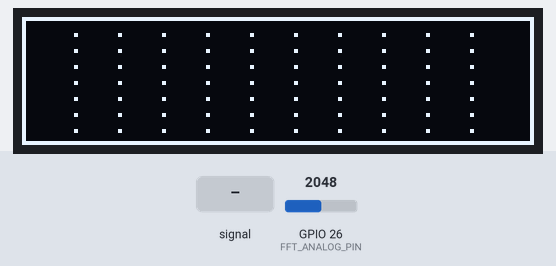
The sketch below on a simulated ESP32. Shown: 128×32 one-colour display. The test bench sets the inputs (shaded band); at power-on: GPIO 26 (FFT_ANALOG_PIN) = 2048.

Above: at 1.2 s.
1.3 s: GPIO 26 (FFT_ANALOG_PIN) fed a 200 Hz sine of ±327 counts around its level
At 1.98 s:
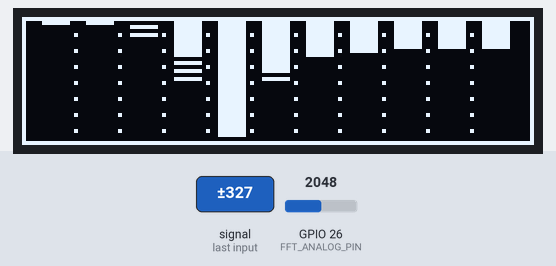
3.9 s: GPIO 26 (FFT_ANALOG_PIN) fed a 1000 Hz sine of ±1023 counts around its level
At 4.2 s:
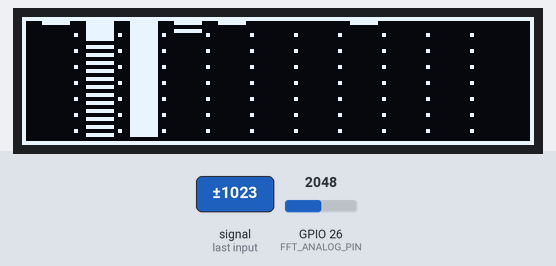
5.6 s: GPIO 26 (FFT_ANALOG_PIN) set to 2866
At 5.86 s:
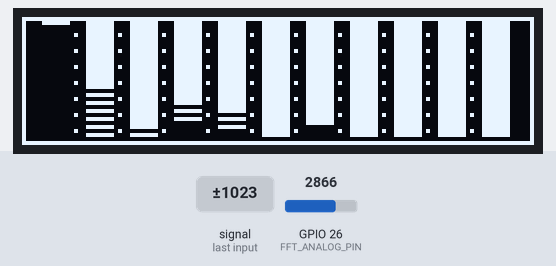
Timing chart, 0 to 8.6 s (numbered marks = the images above; inputs shaded):
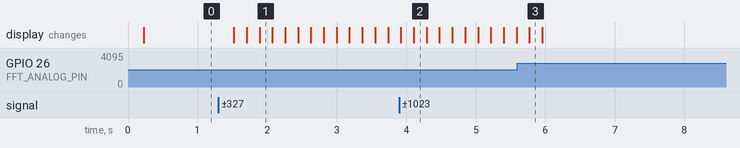

Measured:
- after the input at 1.3 s, the display: first changes after 0.22 s (image 1 shows a later state)

The sketch:

rp2040-visualizer-max9814_v1.ino
```cpp
/*
  Connections:
  - Mic GAIN:
       * VCC for 40dB
       * GND for 50dB
       * floating for 60dB
  - GP26 to mic amp output
  - 3V3, GND, SDA (GP4) and SCL (GP5) to I2C SSD1306
*/

#include <arduinoFFT.h>
#include <Adafruit_GFX.h>
#include <Adafruit_SSD1306.h>

// Mic
#define FFT_ANALOG_PIN 26 // RP2040 GP26
#define FFT_SAMPLES 1024 // power of 2
#define FFT_SAMPLING_FREQ 30000 // 15 kHz Fmax = sampleF /2
#define FFT_AMPLITUDE 100 // sensitivity
#define FFT_FREQUENCY_BANDS 14

// OLED
#define OLED_RESET -1 // Reset pin # (or -1 if sharing Arduino reset pin)
#define OLED_SCREEN_WIDTH 128
#define OLED_SCREEN_HEIGHT 32
#define OLED_BAR_WIDTH 11
#define OLED_BARS 11

// Declaration for an SSD1306 display connected to I2C (SDA, SCL pins)
Adafruit_SSD1306 display(OLED_SCREEN_WIDTH, OLED_SCREEN_HEIGHT, &Wire, OLED_RESET);

// adjust reference to get remove background noise
float reference = log10(50.0);
unsigned long samplingPeriod;
double cutoffFrequencies[FFT_FREQUENCY_BANDS];
double vReal[FFT_SAMPLES];
double vImag[FFT_SAMPLES];
arduinoFFT fft = arduinoFFT(vReal, vImag, FFT_SAMPLES, FFT_SAMPLING_FREQ);

void setup() {
  // SSD1306_SWITCHCAPVCC = generate display voltage from 3.3V internally
  if (!display.begin(SSD1306_SWITCHCAPVCC, 0x3C)) { // Address 0x3C for 128x32
    for (;;); // Don't proceed, loop forever
  }

  // Setup display
  display.clearDisplay();
  display.display();
  display.setRotation(0);
  display.invertDisplay(false);

  samplingPeriod = (1.0 / FFT_SAMPLING_FREQ ) * pow(10.0, 6);

  // Calculate cutoff frequencies, make a logarithmic scale base
  double basePot = pow(FFT_SAMPLING_FREQ / 2.0, 1.0 / FFT_FREQUENCY_BANDS);
  for (int i = 0; i < FFT_FREQUENCY_BANDS; i++) {
    cutoffFrequencies[i] = pow(basePot, i + 1);
  }

  // draw dashed lines to sperate frequency bands
  for (int i = 0; i < OLED_BARS - 1 ; i++) {
    for (int j = 0; j < OLED_SCREEN_HEIGHT ; j += 4) {
      display.writePixel((i + 1) * OLED_BAR_WIDTH + 2 , j, SSD1306_WHITE);
    }
  }
  display.drawRect(0, 0, OLED_SCREEN_WIDTH, OLED_SCREEN_HEIGHT, SSD1306_WHITE);
}

int oldHeight[20];
int oldMax[20];

void loop() {
  // take samples
  for (int i = 0; i < FFT_SAMPLES; i++) {
    unsigned long currentTime = micros();
    int value = analogRead(FFT_ANALOG_PIN);
    vReal[i] = value;
    vImag[i] = 0;
    while (micros() < (currentTime + samplingPeriod)) {
      yield();
    }
  }

  // compute FFT
  fft.DCRemoval();
  fft.Windowing(FFT_WIN_TYP_HAMMING, FFT_FORWARD);
  fft.Compute(FFT_FORWARD);
  fft.ComplexToMagnitude();

  double median[20];
  double max[20];
  int index = 0;
  double hzPerSample = (1.0 * FFT_SAMPLING_FREQ) / FFT_SAMPLES;
  double hz = 0;
  double maxinband = 0;
  double sum = 0;
  int count = 0;
  for (int i = 2; i < (FFT_SAMPLES / 2) ; i++) {
    count++;
    sum += vReal[i];
    if (vReal[i] > max[index]) {
      max[index] = vReal[i];
    }
    if (hz > cutoffFrequencies[index]) {
      median[index] = sum / count;
      sum = 0.0;
      count = 0;
      index++;
      max[index] = 0;
      median[index] = 0;
    }
    hz += hzPerSample;
  }

  // calculate median and maximum per frequency band
  if (sum > 0.0) {
    median[index] = sum / count;
    if (median[index] > maxinband) {
      maxinband = median[index];
    }
  }

  int bar = 0;

  for (int i = FFT_FREQUENCY_BANDS - 1; i > 2; i--) {
    int newHeight = 0;
    int newMax = 0;
    // calculate actual decibels
    if (median[i] > 0 && max[i] > 0) {
      newHeight = 20.0 * (log10(median[i]) - reference);
      newMax = 20.0 * (log10(max[i]) - reference);
    }

    // adjust minimum and maximum levels
    if (newHeight < 0 || newMax < 0) {
      newHeight = 1;
      newMax = 1;
    }
    if (newHeight >= OLED_SCREEN_HEIGHT - 2) {
      newHeight = OLED_SCREEN_HEIGHT - 3;
    }
    if (newMax >= OLED_SCREEN_HEIGHT - 2) {
      newMax = OLED_SCREEN_HEIGHT - 3;
    }

    int barX = bar * OLED_BAR_WIDTH + 5;
    // remove old level median
    if (oldHeight[i] > newHeight) {
      display.fillRect(barX, newHeight + 1, 7, oldHeight[i], SSD1306_BLACK);
    }
    // remove old max level
    if (oldMax[i] > newHeight) {
      for (int j = oldMax[i]; j > newHeight; j -= 2) {
        display.drawFastHLine(barX, j, 7, SSD1306_BLACK);
      }
    }
    // paint new max level
    for (int j = newMax; j > newHeight; j -= 2) {
      display.drawFastHLine(barX, j, 7, SSD1306_WHITE);
    }
    // paint new level median
    display.fillRect(barX, 1, 7, newHeight, SSD1306_WHITE);

    oldMax[i] = newMax;
    oldHeight[i] = newHeight;
    bar++;
  }
  display.drawFastHLine(0, OLED_SCREEN_HEIGHT - 1, OLED_SCREEN_WIDTH, SSD1306_WHITE);
  display.display();
}
```
